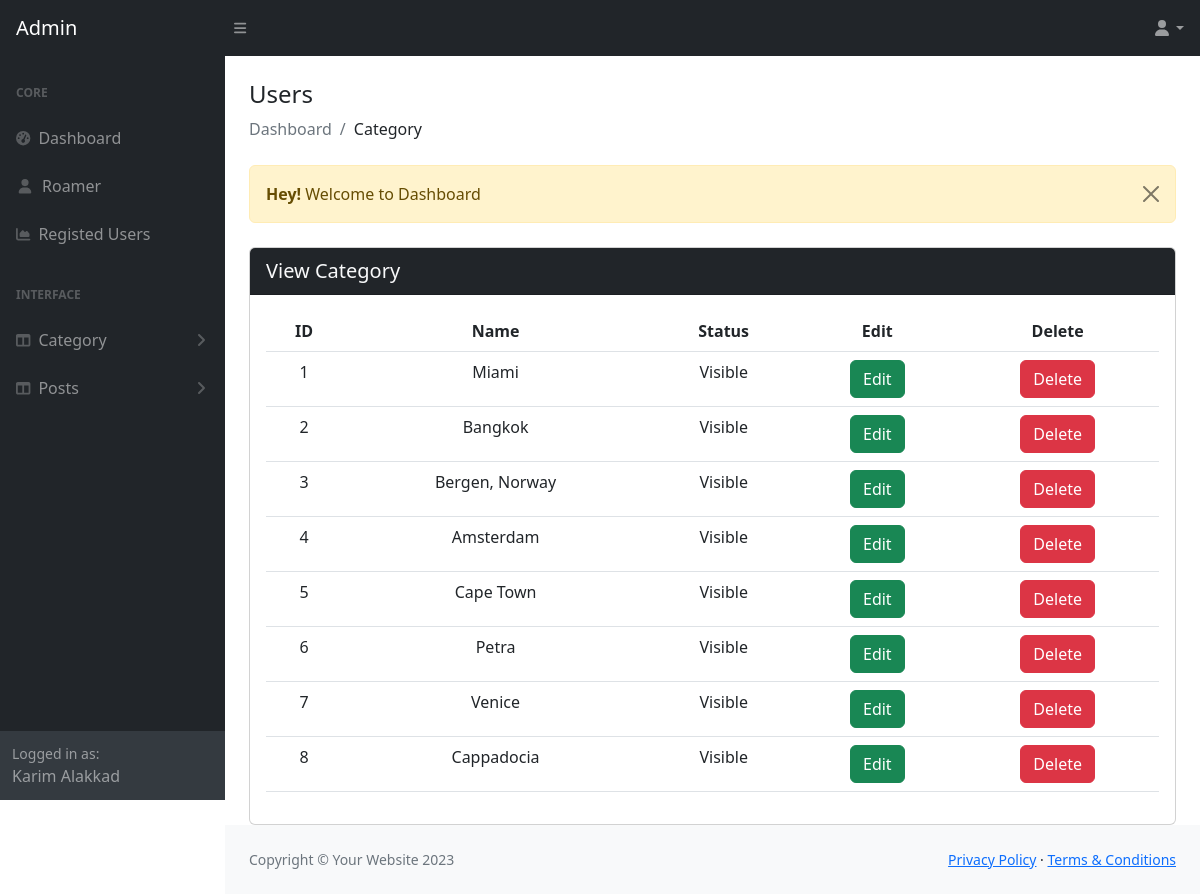
Screenshot of /admin/category-view.php (signed in) with the database file from the repository.
### tables this page shows
CREATE TABLE `categories` (
  `id` int(11) NOT NULL,
  `name` varchar(191) NOT NULL,
  `slug` varchar(191) NOT NULL,
  `description` text DEFAULT NULL,
  `meta_title` varchar(191) DEFAULT NULL,
  `meta_description` mediumtext DEFAULT NULL,
  `meta_keyword` mediumtext DEFAULT NULL,
  `navbar_status` tinyint(1) DEFAULT 0,
  `status` tinyint(1) DEFAULT 0,
  `created_at` timestamp NULL DEFAULT current_timestamp(),
  `image` varchar(191) NOT NULL
);

### admin/category-view.php (the view)
<?php
include('authentication.php');
include('includes/header.php');
?>
<div class="container-fluid px-4">
  <h4 class="mt-4">Users</h4>
  <ol class="breadcrumb mb-4">
    <li class="breadcrumb-item active">Dashboard</li>
    <li class="breadcrumb-item">Category</li>
  </ol>
  <?php include('../message.php'); ?>
  <div class="row mt-4">
    <div class="col-md-12">
      <div class="card">
        <div class="card-header bg-dark text-light" name="">
          <span class="fs-5">View Category</span>
        </div>
        <div class="card-body">
            <div class="table-resposive">
                <table class="table table-stripe">
                    <thead style="text-align: center;">
                        <th>ID</th>
                        <th>Name</th>
                        <th>Status</th>
                        <th>Edit</th>
                        <th>Delete</th>
                    </thead>
                    <tbody style="text-align: center;">
                    <?php
            $cateogry_sql = "SELECT * FROM categories WHERE status = '0'";
            $sql_run = mysqli_query($con, $cateogry_sql);
            if(mysqli_num_rows($sql_run)){
                foreach($sql_run as $items){
                    ?>
                        <tr>
                            <td><?= $items['id']?></td>
                            <td><?= $items['name']?></td>
                            <td><?= $items['status'] == 1 ? "Hidden" : "Visible" ?></td>
                            <td><a class="btn btn-success" href="category-edit.php?ID=<?=$items['id']?>">Edit</a></td>
                            <form method="POST" action="delete-category.php">
                            <td><button class="btn btn-danger" value="<?= $items['id']?>" name="delete_category" type="submit">Delete</button>   </td>
                            </form>
                          </tr>
                        <?php
                }
            }else{
                ?>
                <tr>
                    <td colspan="5">No Record Found</td>
                </tr>
                <?php
            }
           ?>
                    </tbody>
                </table>
            </div>
        </div>
      </div>
    </div>
  </div>
</div>
<?php
include('includes/footer.php');
include('includes/script.php');
?>

### admin/includes/header.php (shortened to what this page needs)
<!DOCTYPE html>
<html lang="en">
<head>
  <link href="https://cdn.jsdelivr.net/npm/simple-datatables@7.1.2/dist/style.min.css" rel="stylesheet" />
  <link href="css/styles.css" rel="stylesheet" />
  <link href="https://cdn.jsdelivr.net/npm/summernote@0.8.18/dist/summernote.min.css" rel="stylesheet">
  <link href="https://cdn.jsdelivr.net/npm/summernote@0.8.18/dist/summernote-lite.min.css" rel="stylesheet">
</head>
<body class="sb-nav-fixed">
  <?php include('includes/navbar-top.php'); ?>
  <div id="layoutSidenav">
    <?php include('includes/sidebar.php'); ?>
    <div id="layoutSidenav_content">
      <main>

### admin/includes/navbar-top.php (shortened to what this page needs)
<nav class="sb-topnav navbar navbar-expand navbar-dark bg-dark">
  <a class="navbar-brand ps-3" href="index.html">Admin</a>
  <button class="btn btn-link btn-sm order-1 order-lg-0 me-4 me-lg-0" id="sidebarToggle" href="#!">
    <i class="fas fa-bars"></i>
  </button>
  <ul class="navbar-nav ms-auto me-0 me-lg-2">
    <li class="nav-item dropdown">
      <a class="nav-link dropdown-toggle" id="navbarDropdown" href="#" role="button" data-bs-toggle="dropdown" aria-expanded="false"><i class="fas fa-user fa-fw"></i></a>
    </li>
  </ul>
</nav>

### admin/includes/sidebar.php (shortened to what this page needs)
<div id="layoutSidenav_nav">
  <nav class="sb-sidenav accordion sb-sidenav-dark" id="sidenavAccordion">
    <div class="sb-sidenav-menu">
      <div class="nav">
        <div class="sb-sidenav-menu-heading">Core</div>
        <a class="nav-link" href="index.php">
          <div class="sb-nav-link-icon">
            <i class="fas fa-tachometer-alt"></i>
          </div>
          Dashboard
        </a>
        <a class="nav-link" href="roamer.php">
          <div class="sb-nav-link-icon">
            <i class="fas fa-user fa-fw"></i>
          </div>
          Roamer
        </a>
        <a class="nav-link" href="view_registered.php">
          <div class="sb-nav-link-icon">
            <i class="fas fa-chart-area"></i>
          </div>
          Registed Users
        </a>
        <div class="sb-sidenav-menu-heading">Interface</div>
        <a class="nav-link collapsed" href="#" data-bs-toggle="collapse" data-bs-target="#collapseLayouts" aria-expanded="false" aria-controls="collapseLayouts">
          <div class="sb-nav-link-icon">
            <i class="fas fa-columns"></i>
          </div>
          Category
          <div class="sb-sidenav-collapse-arrow">
            <i class="fas fa-angle-down"></i>
          </div>
        </a>
        <a class="nav-link collapsed" href="#" data-bs-toggle="collapse" data-bs-target="#collapsePost" aria-expanded="false" aria-controls="collapseLayouts">
          <div class="sb-nav-link-icon">
            <i class="fas fa-columns"></i>
          </div>
          Posts
          <div class="sb-sidenav-collapse-arrow">
            <i class="fas fa-angle-down"></i>
          </div>
        </a>
      </div>
    </div>
    <div class="sb-sidenav-footer">
      <div class="small">Logged in as:</div>
      <?= $_SESSION['auth_user']['user_name'] ?>
    </div>
  </nav>
</div>

### message.php (shortened to what this page needs)
<?php
if (isset($_SESSION['message'])) {
?>
  <div class="alert alert-warning alert-dismissible fade show" role="alert">
    <strong>Hey! </strong><?= $_SESSION['message']; ?>
    <button type="button" class="btn-close" data-bs-dismiss="alert" aria-label="Close"></button>
  </div>
<?php
}
?>

### admin/includes/footer.php
</main>
<footer class="py-4 bg-light mt-auto">
  <div class="container-fluid px-4">
    <div class="d-flex align-items-center justify-content-between small">
      <div class="text-muted">Copyright &copy; Your Website 2023</div>
      <div>
        <a href="#">Privacy Policy</a>
        &middot;
        <a href="#">Terms &amp; Conditions</a>
      </div>
    </div>
  </div>
</footer>
</div>
</div>

### admin/includes/script.php (shortened to what this page needs)
</body>
</html>

### rows the page displays
categories: id "1", name "Miami", status "Visible"
categories: id "2", name "Bangkok", status "Visible"
categories: id "3", name "Bergen, Norway", status "Visible"
categories: id "4", name "Amsterdam", status "Visible"
categories: id "5", name "Cape Town", status "Visible"
categories: id "6", name "Petra", status "Visible"
categories: id "7", name "Venice", status "Visible"
categories: id "8", name "Cappadocia", status "Visible"

### other values shown
$_SESSION['auth_user']['user_name'] "Karim Alakkad"
$_SESSION['message'] "Welcome to Dashboard"
